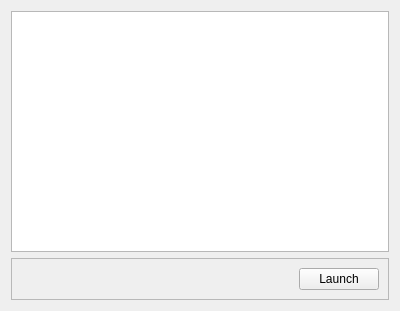
<?xml version="1.0" encoding="UTF-8"?>
<ui version="4.0">
 <class>launch</class>
 <widget class="QWidget" name="launch">
  <property name="geometry">
   <rect>
    <x>0</x>
    <y>0</y>
    <width>400</width>
    <height>311</height>
   </rect>
  </property>
  <property name="windowTitle">
   <string>Form</string>
  </property>
  <layout class="QVBoxLayout" name="verticalLayout">
   <item>
    <widget class="QPlainTextEdit" name="plainTextEdit"/>
   </item>
   <item>
    <widget class="QFrame" name="frame">
     <property name="frameShape">
      <enum>QFrame::StyledPanel</enum>
     </property>
     <property name="frameShadow">
      <enum>QFrame::Raised</enum>
     </property>
     <layout class="QHBoxLayout" name="horizontalLayout">
      <item>
       <spacer name="horizontalSpacer">
        <property name="orientation">
         <enum>Qt::Horizontal</enum>
        </property>
        <property name="sizeHint" stdset="0">
         <size>
          <width>73</width>
          <height>20</height>
         </size>
        </property>
       </spacer>
      </item>
      <item>
       <widget class="QPushButton" name="launchButton">
        <property name="text">
         <string>Launch</string>
        </property>
       </widget>
      </item>
     </layout>
    </widget>
   </item>
  </layout>
 </widget>
 <resources/>
 <connections/>
</ui>
